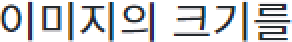
#> input picture capstone/test3.png, 146 x 21 px, found by its file name (shown 2 times larger)
$ python main.py
#> lines starting #> are read from the running program, lines starting #| are printed output that depends on the picture; after the words box and inside, x2 and y2 are one past the last pixel; in counts of white or black regions, pixels touching at a corner belong together
### capstone/bi_linear_interpolate_v01.py
import numpy as np
import cv2


def bilinear_interpolate(_np_gray_image, _p1, _p2, _p3, _p4): # p1: ll, p2: lh, p3: hl, p4: hh
    x_max = max(_p1[0], _p2[0], _p3[0], _p4[0])
    y_max = max(_p1[1], _p2[1], _p3[1], _p4[1])
    n = 2
    ans = np.zeros((x_max, y_max , 2))
    for i in range(x_max * n):
        for j in range(y_max * n):
            u = i / (x_max * n)
            v = j / (y_max * n)
            x = round((1 - u) * ((1 - v) * _p1[0] + v * _p2[0]) + u * ((1 - v) * _p3[0] + v * _p4[0]))
            y = round((1 - u) * ((1 - v) * _p1[1] + v * _p2[1]) + u * ((1 - v) * _p3[1] + v * _p4[1]))
            try:
                ans[x][y][0] = (ans[x][y][0] * ans[x][y][1] + _np_gray_image[round(_np_gray_image.shape[0] * u)][round(_np_gray_image.shape[1] * v)]) / (ans[x][y][1] + 1)
                ans[x][y][1] += 1
            except:
                pass
    return ans[:, :, 0]

# [27 lines that do not run on import are left out]

### capstone/main.py
from bi_linear_interpolate_v01 import *

if __name__ == '__main__':
    image = cv2.imread(("python/test3.png"), cv2.IMREAD_GRAYSCALE)
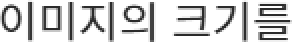
#> image: shape (21, 146) (shown 2 times larger); min 43, max 255, mean 210.3
    image = 255 - image
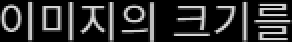
#> image: shape (21, 146) (shown 2 times larger); min 0, max 212, mean 44.7
    img_y, img_x = image.shape
#> img_y = 21; img_x = 146
    print(img_x, img_y)
#| 146 21

    a = 2000
    h = 130
    y = 39
    bar_y = 19

    image = cv2.resize(image, dsize=(0, 0), fx=(y - bar_y) / img_y, fy=(y - bar_y) / img_y, interpolation=cv2.INTER_LINEAR)
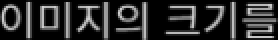
#> image: shape (20, 139) (shown 2 times larger); min 0, max 210, mean 44.5
    img_y, img_x = image.shape
#> img_y = 20; img_x = 139
    x = img_x
#> x = 139
    Y = int(a * y / (h - y))
    bar_Y = int(a * bar_y / (h - bar_y))
    X = int(x * (Y + a) / a)
#> X = 198
    bar_X = int(x * (bar_Y + a) / a)
#> bar_X = 162
    out_Y = Y - bar_Y
    print(X, bar_X , out_Y)
#| 198 162 515
    print(img_x, img_y)
#| 139 20

    p1 = (0, 0)
    p2 = (0,    X)
#> p2 = (0, 198)
    p3 = (out_Y, X // 2 - bar_X // 2)
#> p3 = (515, 18)
    p4 = (out_Y, X // 2 + bar_X // 2)
#> p4 = (515, 180)
    name = bilinear_interpolate(image, p1, p2, p3, p4)
#> in bilinear_interpolate, `return ans[:, :, 0]`:
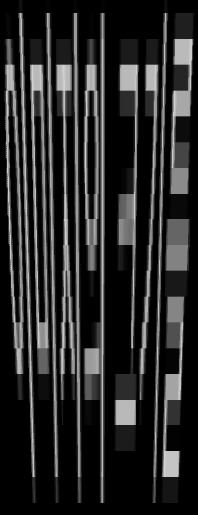
#> returned value: shape (515, 198) float64; min 0, max 210, mean 41.2
    _, name = cv2.threshold(name, 100, 255, cv2.THRESH_BINARY)
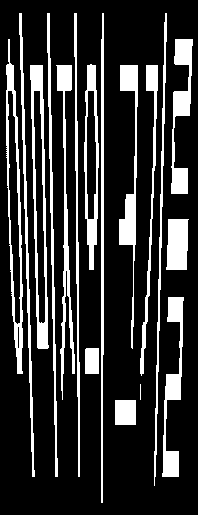
#> name: shape (515, 198) float64; 19.8% white; 17 white regions (1 under 20 px), largest, box (x1, y1, x2, y2) and area: (30, 65, 49, 349) 1899, (6, 39, 23, 374) 1760, (119, 65, 138, 349) 1602
    name = cv2.GaussianBlur(name, (3,3), 0)
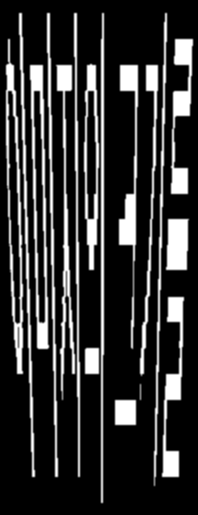
#> name: shape (515, 198) float64; min 0, max 255, mean 50.6
    _, name = cv2.threshold(name, 1, 255, cv2.THRESH_BINARY)
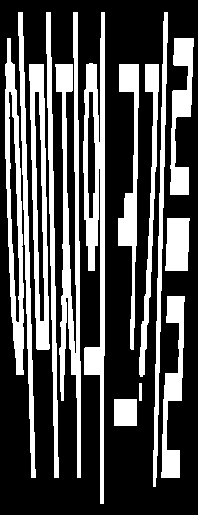
#> name: shape (515, 198) float64; 31% white; 14 white regions, largest, box (x1, y1, x2, y2) and area: (83, 12, 105, 504) 4779, (55, 12, 81, 478) 4569, (5, 38, 24, 375) 3003
    cv2.imwrite("python/output3.png", name)
